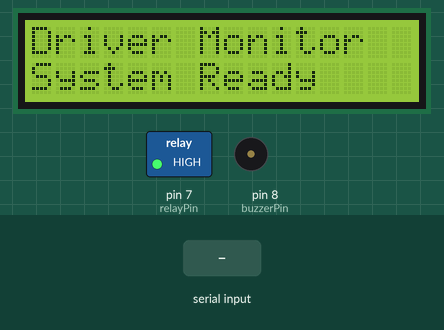
Simulated run of this sketch. Board: Arduino Uno, built with avr-gcc and run on an emulated ATmega328P. On the bench: 16×2 character LCD, switched loads named in the sketch (green lamp = pin HIGH), buzzer (waves = sounding, pin HIGH). The inputs (shaded band) are chosen by the test bench.

Above: at 0.1 s.
3.3 s: "S" received over Serial
At 4.1 s:
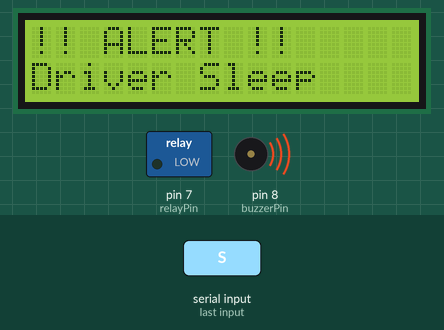
4.8 s: "A" received over Serial
At 5.2 s:
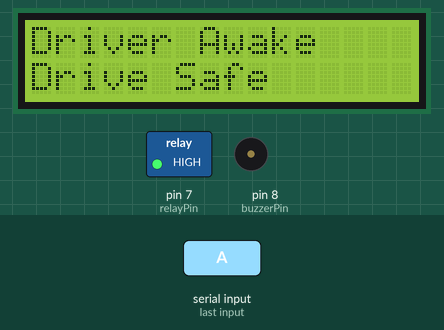
Timing chart, 0 to 7.8 s (numbered marks = the images above; inputs shaded):
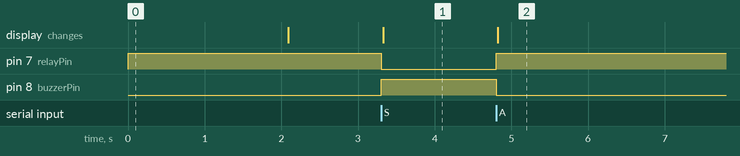

Measured:
- after the input at 3.3 s, pin 7 (relayPin): HIGH → LOW at once; pin 8 (buzzerPin): LOW → HIGH at once; the display: changes at once (image 1)
- after the input at 4.8 s, pin 7 (relayPin): LOW → HIGH at once; pin 8 (buzzerPin): HIGH → LOW at once; the display: changes at once (image 2)

The sketch:

sleep-detection.ino
```cpp
#include <Wire.h>
#include <LiquidCrystal_I2C.h>

LiquidCrystal_I2C lcd(0x27, 16, 2);   // Change 0x27 if needed

int relayPin = 7;
int buzzerPin = 8;

bool sleeping = false;

void setup() {
  Serial.begin(9600);

  pinMode(relayPin, OUTPUT);
  pinMode(buzzerPin, OUTPUT);

  digitalWrite(relayPin, HIGH);   // motor ON
  digitalWrite(buzzerPin, LOW);

  lcd.init();
  lcd.backlight();

  lcd.setCursor(0,0);
  lcd.print("Driver Monitor");
  lcd.setCursor(0,1);
  lcd.print("System Ready");
  delay(2000);
  lcd.clear();
}

void loop() {

  if (Serial.available()) {
    char data = Serial.read();

    // sleep detected
    if (data == 'S') {

      digitalWrite(relayPin, LOW);   // Stop motor
      digitalWrite(buzzerPin, HIGH);

      lcd.clear();
      lcd.setCursor(0,0);
      lcd.print("!! ALERT !!");
      lcd.setCursor(0,1);
      lcd.print("Driver Sleep");

      sleeping = true;
    }

    // awake detected
    if (data == 'A') {

      digitalWrite(relayPin, HIGH);  // motor On
      digitalWrite(buzzerPin, LOW);

      lcd.clear();
      lcd.setCursor(0,0);
      lcd.print("Driver Awake");
      lcd.setCursor(0,1);
      lcd.print("Drive Safe");

      sleeping = false;
    }
  }
}
```
